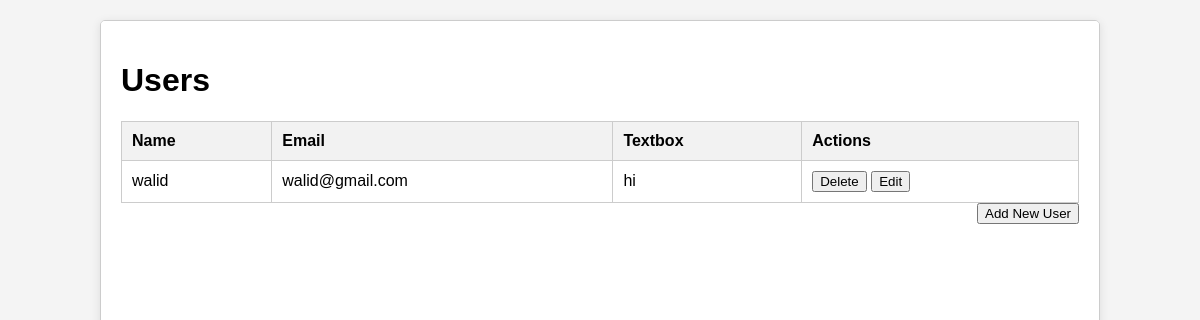
The page /crud2/home/ on the database as committed earlier.
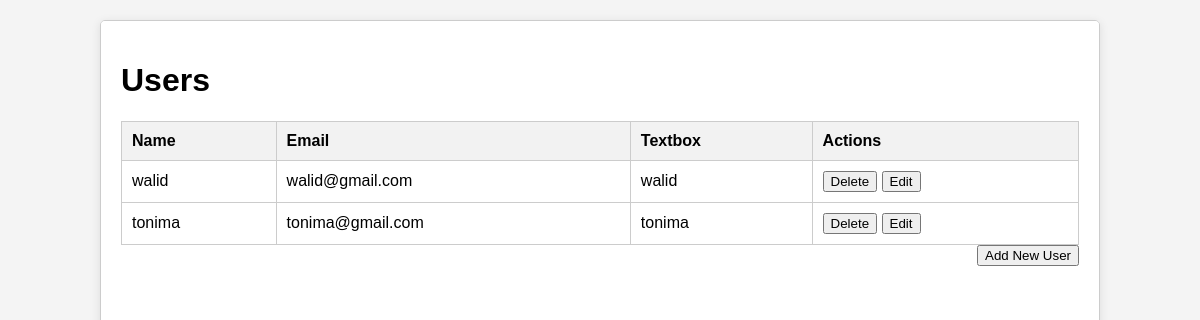
The same page on the database as committed later.
### crud2/models.py (models this page shows, shortened)
class user_model(models.Model):
    name = models.CharField(max_length=200)
    email = models.EmailField(unique=True)
    password = models.CharField(max_length=200)
    textbox = models.TextField(max_length=500)

### crud2/views.py (the view)
# urls.py: path('home/', homepage),
def homepage(request):
    data = user_model.objects.all()
    if request.method == 'POST':
        if 'add_user' in request.POST:
            add_form = user_form(request.POST)
            if add_form.is_valid():
                user = user_model(
                    name=add_form.cleaned_data['name'],
                    email=add_form.cleaned_data['email'],
                    password=add_form.cleaned_data['password'],
                    textbox=add_form.cleaned_data['textbox']
                )
                user.save()
                return JsonResponse({'message': 'User added successfully!'}, status=200)
            else:
                return JsonResponse({'errors': add_form.errors}, status=400)
        if 'update_user' in request.POST:
            user_id = request.POST.get('user_id')
            user = get_object_or_404(user_model, id=user_id)
            update_form = user_form(request.POST)
            if update_form.is_valid():
                user.name = update_form.cleaned_data['name']
                user.email = update_form.cleaned_data['email']
                user.password = update_form.cleaned_data['password']
                user.textbox = update_form.cleaned_data['textbox']
                user.save()
                return JsonResponse({'message': 'User updated successfully!'}, status=200)
            else:
                return JsonResponse({'errors': update_form.errors}, status=400)
        if 'delete_user' in request.POST:
            user_id = request.POST.get('user_id')
            user = get_object_or_404(user_model, id=user_id)
            user.delete()
            return JsonResponse({'message': 'User deleted successfully!'}, status=200)
    else:
        add_form = user_form()
        update_form = user_form()
    return render(request, 'homepage.html', {'data': data, 'add_form': add_form, 'update_form': update_form})

### templates/homepage.html (shortened to what this page needs)
<!DOCTYPE html>
{% load static %}
<html lang="en">
  <head>
    <link rel="stylesheet" href="{% static 'home.css' %}" />
  </head>
  <body>
    <div class="container">
      <div id="user_list">
        <h1>Users</h1>
        <table>
          <thead>
            <tr>
              <th>Name</th>
              <th>Email</th>
              <th>Textbox</th>
              <th>Actions</th>
            </tr>
          </thead>
          <tbody>
            {% for user in data %}
            <tr>
              <td>{{ user.name }}</td>
              <td>{{ user.email }}</td>
              <td>{{ user.textbox }}</td>
              <td>
                <button class="delete-btn" data-id="{{ user.id }}">
                  Delete
                </button>
                <button class="edit-btn" >
                  Edit
                </button>
              </td>
            </tr>
            {% endfor %}
          </tbody>
        </table>
        <button id="add_user_button">Add New User</button>
      </div>
    </div>
  </body>
</html>

Rows that differ between the two databases and show on the page:
changed user_model "walid": textbox "hi" → "walid"
added user_model: name "tonima", email "tonima@gmail.com", textbox "tonima"
